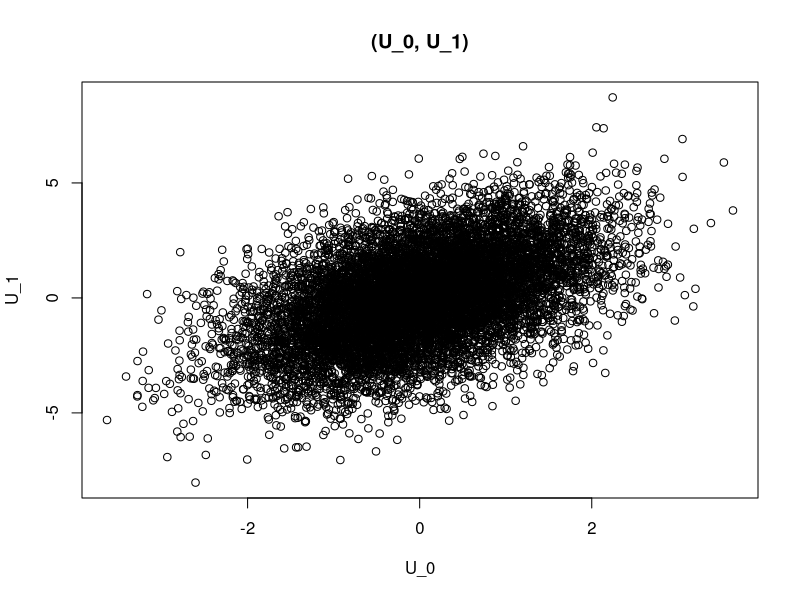

This chart was generated by the following R code:
# Empirical Analysis III
# Mogstad
# Problem Set 1
# 
# Chase Abram, Tom Hierons, Jeanne Sorin

# Get packages(s)
# install.packages("mvtnorm");
library(mvtnorm)


# Problem 2

# Parameters
sigma = 2
rho = 0.5
N = 10000

# "true" results
trueATE = 0
truebeta = (sigma^2 - 1)/sqrt(1 - 2*rho*sigma + sigma^2)*sqrt(2/pi)
trueATT = sqrt(1-2*rho*sigma + sigma^2)*sqrt(2/pi)
trueATUT = -trueATT

# Generate data
mymean = c(0,0)
mysigma = matrix(c(1, rho*sigma, rho*sigma, sigma^2), ncol = 2)
U <- rmvnorm(n=N, mean=mymean, sigma = mysigma)

# Spot check
plot(U, xlab="U_0", ylab="U_1", main="(U_0, U_1)")

# returns subset of X which is treated
treated <- function(X) {
  treats = matrix(, nrow = 0, ncol = 2)
  for(i in 1:length(X[,1]))
    if(X[i,2] > X[i,1]) {
      treats <- rbind(treats, X[i,])
    }
  return(treats)
}

# returns subset of X which is untreated
untreated <- function(X) {
  untreats = matrix(, nrow = 0, ncol = 2)
  for(i in 1:length(X[,1]))
    if(X[i,2] <= X[i,1]) {
      untreats <- rbind(untreats, X[i,])
    }
  return(untreats)
}

# Get treated and untreated groups
# Note that we have the counterfactuals in this experiment
tr <- treated(U)
ut <- untreated(U)

# Calculate treatment effects
ATE <- mean(U[,2] - U[,1])
ATT <- mean(tr[,2] - tr[,1])
ATUT <- mean(ut[,2] - ut[,1])
betaOLS <- mean(tr[,2]) - mean(ut[,1])

print(sqrt((1-2*rho*sigma + sigma^2)*2/pi))
print(mean(tr[,1]))
print(mean(tr[,2]))
print(mean(ut[,1]))
print(mean(ut[,2]))
print(var(U[,1]))

#########################

# Problem 3

# Setup
X1 = rep(1, len=10000)
X2 = c(-4999:5000)
X = matrix(c(X1, X2), ncol=2)
beta = c(2,3)
mysigma = 2
U = rnorm(n = 10000, mean = 0, sd = sigma)
Y = X%*%beta + U

betahat <- solve(t(X)%*%X)%*%t(X)%*%Y

# make functions for everything, since will need to be repeated later




